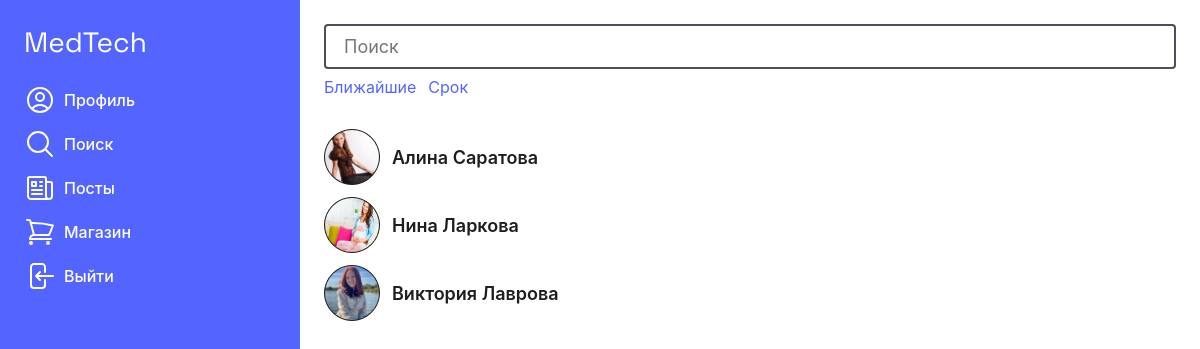
The app's page /search/ (signed in) with its own data.
### src/models.py (models this page shows, shortened)
class Mother(models.Model):
    user = models.OneToOneField(User, verbose_name='Пользователь', on_delete=models.CASCADE)
    photo = models.ImageField(verbose_name='Изоброжение профиля')
    first_name = models.CharField(verbose_name='Имя', max_length=124, null=False)
    last_name = models.CharField(verbose_name='Фамилия', max_length=124, null=False)
    weight = models.IntegerField(verbose_name='Вес')
    height = models.IntegerField(verbose_name='Рост')
    gestation_date = models.DateField(verbose_name='Дата беременности', null=False)
    phone_number = PhoneNumberField(null=False, blank=False, unique=True)
    city = models.CharField(verbose_name='Город', null=False, max_length=124)
    children_count = models.IntegerField(verbose_name='Количество детей', default=0, null=False)
    birth_date = models.DateField(verbose_name='Возраст', null=True)

### src/views.py (the view)
# urls.py: path('search/', views.search, name='search'),
def search(request: HttpRequest) -> HttpResponse:
    if not request.user.is_authenticated:
        return redirect(reverse('auth'))
    if request.method == 'GET':
        mothers = models.Mother.objects.filter(~Q(user=request.user)).all()
        context = {'title': 'Поиск', 'mothers': mothers}
        return render(request, 'src/search.html', context=context)

### src/templates/src/search.html (shortened to what this page needs)
{% extends 'src/search_base.html' %}
{% block 'content' %}
<div class="content">
    <div class="header">
      <div class="search">
        <input type="search" class="search__field" placeholder="Поиск" />
      </div>
      <div class="filter">
        <a href="{% url 'riad' %}" class="filter__btn">Ближайшие</a>
        <a href="{% url 'srok' %}" class="filter__btn">Срок</a>
      </div>
    </div>
    <div class="result">
        {% for mother in mothers %}
      <a href="{% url 'get_profile' id=mother.id %}" class="user">
        <img
          class="user__photo"
          src="/media/{{ mother.photo }}"
        />
        <div class="user__name">{{ mother.first_name }} {{ mother.last_name }}</div>
      </a>
      {% endfor %}
    </div>
  </div>
  {% endblock %}

### src/static/src/css/search.css (style rules this page uses)
* { margin: 0; font: 16px "Inter", sans-serif; box-sizing: border-box; }
a { text-decoration: none; }
body { display: flex; height: 100%; width: 100%; }
.content { padding: 24px; position: absolute; top: 0; right: 0; width: 75%; height: 100vh; }
.search__field { width: 100%; padding: 10px 18px; font-size: 18px; border-radius: 4px; border: 2px solid #495057; color: #1e1e1e; outline: none; transition: 200ms ease; }
.result { padding-top: 24px; padding-bottom: 24px; }
.user { display: grid; grid-template-columns: 56px 1fr 1fr; align-items: center; margin-bottom: 12px; }
.user__photo { width: 56px; height: 56px; background: #1e1e1e; border: 1px solid #1e1e1e; border-radius: 9999px; }
.user__name { margin-left: 12px; font-weight: 600; font-size: 18px; color: #1e1e1e; }
.filter { display: flex; gap: 12px; padding-top: 8px; padding-bottom: 8px; }
.filter__btn { color: #5465ff; cursor: pointer; }

### records on screen
Mother: photo (picture), first_name "Алина", last_name "Саратова"
Mother: photo (picture), first_name "Нина", last_name "Ларкова"
Mother: photo (picture), first_name "Виктория", last_name "Лаврова"
